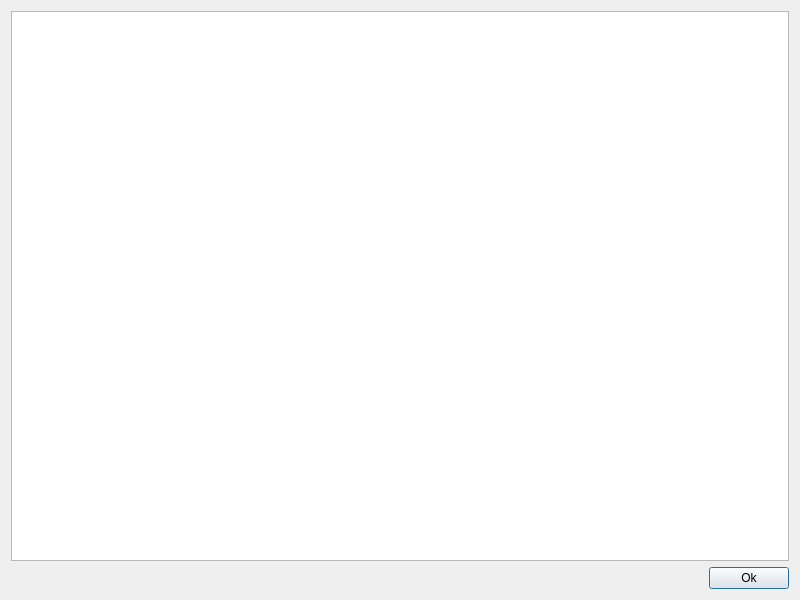
<?xml version="1.0" encoding="UTF-8"?>
<ui version="4.0">
 <class>DialogTable</class>
 <widget class="QDialog" name="DialogTable">
  <property name="geometry">
   <rect>
    <x>0</x>
    <y>0</y>
    <width>800</width>
    <height>600</height>
   </rect>
  </property>
  <property name="windowTitle">
   <string>Dialog</string>
  </property>
  <layout class="QVBoxLayout" name="verticalLayout">
   <item>
    <widget class="QTableView" name="tableView"/>
   </item>
   <item>
    <layout class="QHBoxLayout" name="horizontalLayout">
     <item>
      <spacer name="horizontalSpacer">
       <property name="orientation">
        <enum>Qt::Horizontal</enum>
       </property>
       <property name="sizeHint" stdset="0">
        <size>
         <width>40</width>
         <height>20</height>
        </size>
       </property>
      </spacer>
     </item>
     <item>
      <widget class="QPushButton" name="pushButton">
       <property name="text">
        <string>Ok</string>
       </property>
      </widget>
     </item>
    </layout>
   </item>
  </layout>
 </widget>
 <resources/>
 <connections/>
</ui>
